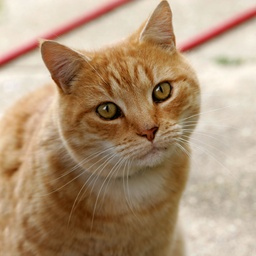
#> input picture lr4/image.jpg, 256 x 256 px, shrunk from 1600 x 1598 before the run
$ python 27.2.py
#> lines starting #> are read from the running program, lines starting #| are printed output that depends on the picture
# БСБО-05-19 Салынь Даниил Леонидович
import random

from PIL import Image


def image_filter(pixels, i, j):
    return tuple(map(lambda x: (x + random.randint(0, 150)) % 256, pixels[i, j]))


image = Image.open('image.jpg')
#> image is the input picture: PIL image 256x256 RGB; mean R, G, B 175.9, 148.8, 120.7
x, y = image.size
#> x = 256; y = 256
pixels = image.load()

new_image = Image.new('RGB', (x, y), (0, 0, 0))
#> new_image: PIL image 256x256 RGB; every value is 0
new_image_pixels = new_image.load()
for i in range(x):
    for j in range(y):
        new_image_pixels[i, j] = image_filter(pixels, i, j)

new_image.save('imagee.bmp', 'bmp')
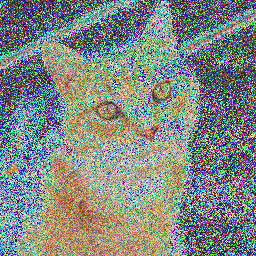
#> saved as imagee.bmp: PIL image 256x256 RGB; mean R, G, B 128.9, 136.1, 130.8
